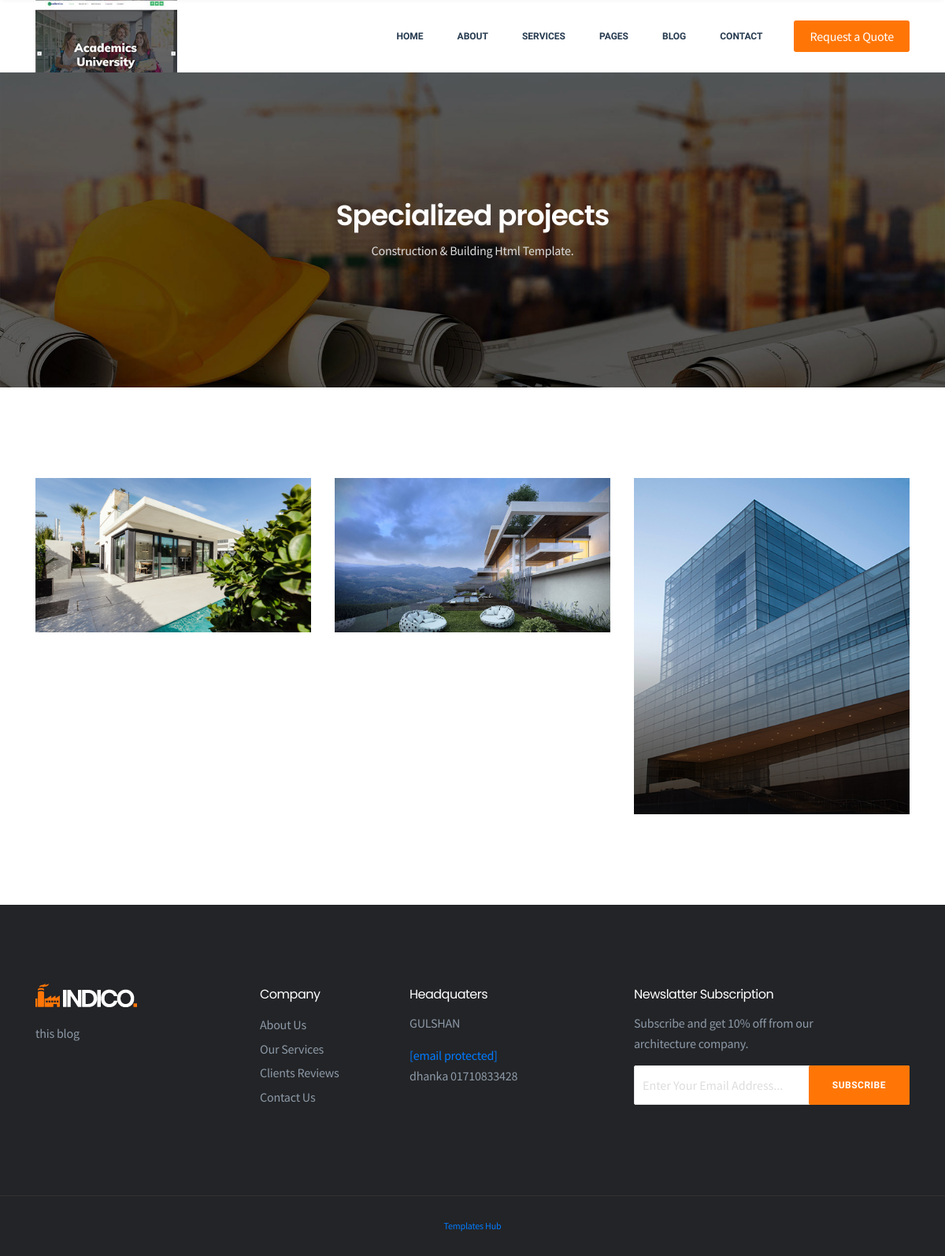
/projects/, run on the app's committed database.
### comapp/models.py (models this page shows, shortened)
class Setting(models.Model):
    STATUS = (
        ('True','True'),
        ('False','False'),
    )
    title = models.CharField(max_length=100)
    keywords = models.CharField(max_length=255)
    description = models.CharField(max_length=255)
    company = models.CharField(blank=True,max_length=50)
    adress = models.CharField(blank=True,max_length=100)
    fax = models.CharField(blank=True,max_length=50)
    smtpserver = models.CharField(blank=True,max_length=50)
    smtpemail = models.CharField(blank=True,max_length=50)
    smtppassword = models.CharField(blank=True,max_length=50)
    facebook = models.CharField(blank=True,max_length=50)
    youtube = models.CharField(blank=True,max_length=50)
    instagram = models.CharField(blank=True,max_length=50)
    twtter = models.CharField(blank=True,max_length=50)
    aboutus = models.TextField(blank=True)
    reference = models.TextField(blank=True)
    contact = models.TextField(blank=True)
    status = models.TextField(blank=True,choices=STATUS)
    create_at = models.DateTimeField(auto_now_add=True)
    update_at = models.DateTimeField(auto_now_add=True)
    icon = models.ImageField(blank=True,upload_to='images')

### projectapp/models.py (models this page shows, shortened)
class ConstractionProjects(models.Model):
    status = (
        ('True','True'),
        ('False','False'),)
    category = models.ForeignKey(Construction,on_delete= models.CASCADE)
    title = models.CharField(max_length=200)
    keywords = models.CharField(max_length=100)
    image = models.ImageField(blank=True, upload_to='product/')
    new_price = models.DecimalField(decimal_places=2, max_digits=15, default=0)
    old_price = models.DecimalField(decimal_places=2, max_digits=15)
    amount = models.IntegerField(default=0)
    min_amount = models.IntegerField(default=3)
    detail = models.TextField()
    status = models.CharField(max_length=20, choices=status)
    slug = models.SlugField(null=True, unique=True)
    created_at = models.DateTimeField(auto_now_add=True)
    updated_at = models.DateTimeField(auto_now=True)

### comapp/views.py (the view)
# urls.py: path('projects/',views.AllProjects,name='projects'),
def AllProjects(request):
    setting = get_object_or_404(Setting,id=2)
    projects = ConstractionProjects.objects.all()
    context = {'setting':setting,'projects':projects}
    return render(request,'projects.html',context)

### comapp/templates/projects.html (shortened to what this page needs)
{% extends 'home.html'%}
{% load static%}
{% block container%}
<section class="page-header padding">
    <div class="container">
    <div class="page-content text-center">
    <h2>Specialized projects</h2>
    <p>Construction & Building Html Template.</p>
    </div>
    </div>
    </section>
    <section class="projects-section padding">
        <div class="container">
        <div class="row">
            {% for p in projects%}
        <div class="col-lg-4 col-sm-6 padding-15">
        <div class="project-item">
        <img src="{{p.image.url}}" alt="projects">
        </div>
        </div>
        {% endfor%}
        </div>
        </div>
        </section>
{% endblock%}

### comapp/templates/header.html (shortened to what this page needs)
{% load static%}
<header class="header">
    <div class="primary-header">
    <div class="container">
    <div class="primary-header-inner">
    <div class="header-logo">
    <a href="#"><img src="{{setting.icon.url}}" alt="Indico"></a>
    </div>
    <div class="header-menu-wrap">
    <ul class="dl-menu">
    <li><a href="#">Home</a>
    </li>
    <li><a href="#">About</a>
    </li>
    <li><a href="{% url 'services'%}">Services</a>
    </li>
    <li><a href="#">Pages</a>
    </li>
    <li><a href="#">Blog</a>
    </li>
    <li><a href="{% url 'contact'%}">Contact</a></li>
    </ul>
    </div>
    <div class="header-right">
    <a class="menu-btn" href="#">Request a Quote</a>
    </div>
    </div>
    </div>
    </div>
    </header>

### comapp/templates/footer.html (shortened to what this page needs)
{% load static%}
<section class="widget-section padding">
    <div class="container">
    <div class="row">
    <div class="col-lg-3 col-sm-6 sm-padding">
    <div class="widget-content">
    <a href="#"><img src="{% static ''%}img/logo-light.png" alt="brand"></a>
    <p>{{setting.description}}</p>
    </div>
    </div>
    <div class="col-lg-2 col-sm-6 sm-padding">
        <div class="widget-content">
        <h4>Company</h4>
        <ul class="widget-links">
        <li><a href="#">About Us</a></li>
        <li><a href="#">Our Services</a></li>
        <li><a href="#">Clients Reviews</a></li>
        <li><a href="#">Contact Us</a></li>
        </ul>
        </div>
        </div>
        <div class="col-lg-3 col-sm-6 sm-padding">
        <div class="widget-content">
        <h4>Headquaters</h4>
        <p>{{setting.adress}}</p>
        <span><a href="http://html.dynamiclayers.net/cdn-cgi/l/email-protection" class="__cf_email__" data-cfemail="a8e0cdc4c4c7e8e9c4cdd0c9fcc0cdc5cd86c6cddc">[email&#160;protected]</a></span>
        <span>{{setting.contact}}</span>
        </div>
        </div>
        <div class="col-lg-4 col-sm-6 sm-padding">
        <div class="widget-content">
        <h4>Newslatter Subscription</h4>
        <p>Subscribe and get 10% off from our <br>architecture company.</p>
        <div class="subscribe-box clearfix">
        <div class="subscribe-form-wrap">
        <form action="#" class="subscribe-form">
        <input type="email" name="email" id="subs-email" class="form-input" placeholder="Enter Your Email Address...">
        <button type="submit" class="submit-btn">Subscribe</button>
        </form>
        </div>
        </div>
        </div>
        </div>
        </div>
        </div>
        </section>
        <footer class="footer-section align-center">
        <div class="container">
        <p><a href="templateshub.net">Templates Hub</a></p>
        </div>
        </footer>

### static/css/main.css (style rules this page uses)
* { padding:0;margin:0 }
body { background-color:#fff;font-family:source sans pro,sans-serif;font-size:16px;line-height:26px;color:#8d9aa8;font-weight:400;letter-spacing:-.2px;position:relative;overflow-x:hidden }
h1,h2,h3,h4,h5,h6 { font-family:poppins,sans-serif;-webkit-font-smoothing:antialiased;color:#263a4f }
h2 { font-size:32px;line-height:42px;color:#263a4f;margin:0 0 10px;font-weight:600;letter-spacing:-1px }
h3,h4 { margin:0 0 10px;font-weight:400;line-height:1.7;color:#263a4f;letter-spacing:-.5px }
h4 { font-size:16px }
img { border:none;outline:none;max-width:100% }
ul { display:block;list-style:none;padding:0;margin:0 }
p { font-size:16px;line-height:26px;margin-bottom:15px }
a,a:hover { text-decoration:none }
button { border:none;background:0 0 }
.padding { padding:100px 0 }
.padding-15 { padding:15px }
a,a:hover,.overlay,img,.form-control,.form-control:hover,button { -webkit-transition:all .5s;-o-transition:all .5s;transition:all .5s }
.header { background-color:#fff;width:100%;height:auto;display:block }
.header-menu-wrap { margin-left:auto }
.sticky-header .primary-header { background-color:#fff;box-shadow:0 2px 5px -2px rgba(0,0,0,.1) }
.header ul { margin:0;padding:0;list-style:none }
.header-menu-wrap ul { margin:0;padding:0;list-style:none }
.header-menu-wrap ul li { display:inline-block;position:relative }
.header-menu-wrap ul li>a { display:block;font-family:work sans,sans-serif;font-size:12px;letter-spacing:0;text-transform:uppercase;font-weight:600;color:#263a4f;padding:0 20px;height:80px;line-height:80px;text-decoration:none;-webkit-font-smoothing:antialiased }
.primary-header-inner .header-right { display:flex;align-items:center;line-height:80px;margin-left:20px }
.header-right a.menu-btn { background-color:#ff7607;line-height:40px;color:#fff;border-radius:3px;margin:0 auto;display:flex;align-items:center;padding:0 20px }
.primary-header-inner { display:flex;align-items:center;justify-content:space-between;position:relative }
.primary-header .header-logo { max-width:180px }
.viewport-lg .primary-header .header-menu-wrap { display:block!important }
.project-item { position:relative;overflow:hidden;z-index:1 }
.project-item img { width:100% }
.page-header { background-image:url(../img/page-header.jpg);background-repeat:no-repeat;background-position:center center;background-size:cover;width:100%;height:400px;display:flex;align-items:center;position:relative;z-index:1 }
.page-header:before { background-color:rgba(0,0,0,.1);position:absolute;content:"";width:100%;height:100%;left:0;top:0;z-index:-1 }
.page-content h2 { color:#fff;font-size:36px }
.page-content p { color:#ddd;margin:0 }
.widget-section { background-color:#232427;border-bottom:1px solid #333 }
.widget-content img { margin-bottom:20px }
.widget-section .widget-content h4 { color:#fff }
.widget-content span { display:block }
.widget-content .widget-links li a { color:#8d9aa8;line-height:1.9 }
.subscribe-form { position:relative }
.subscribe-form .form-input { border:1px solid #e5e5e5;width:100%;height:50px;padding:10px;padding-right:140px;border-radius:2px }
.subscribe-form .submit-btn { background-color:#ff7607;font-family:work sans,sans-serif;text-transform:uppercase;color:#fff;font-size:12px;border-radius:2px;line-height:50px;font-weight:600;display:inline-block;letter-spacing:.5px;padding:0 30px;position:absolute;top:0;right:0;cursor:pointer }
.footer-section { background-color:#232427;display:block;color:#fff;text-align:center;padding:25px 0 }
.footer-section p { font-size:12px;color:#ababc7;margin:0 }

### data on the page
Setting: icon (picture), description "this blog", adress "GULSHAN", contact "dhanka 01710833428"
ConstractionProjects: image (picture)
ConstractionProjects: image (picture)
ConstractionProjects: image (picture)
